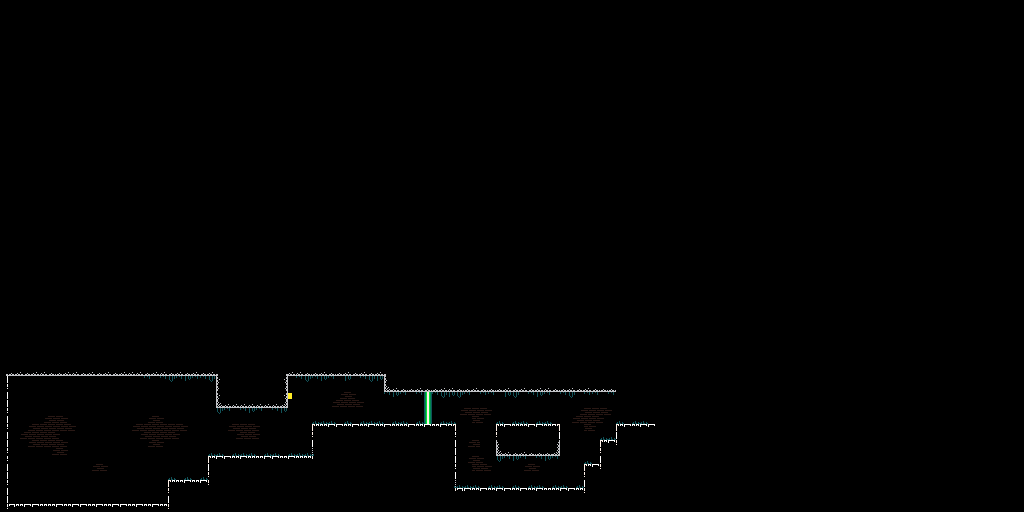

Tiled map render using the project's own tile images. Description and the map definition, with tile-layer contents summarised, below:
An orthogonal 128x64 tile map with 8x8 px tiles, 1 tile layer (Tile Layer 1), 1 hidden layer not drawn, 2 tilesets.

<map version="1.10" tiledversion="1.11.2" orientation="orthogonal" renderorder="right-down" width="128" height="64" tilewidth="8" tileheight="8" infinite="0" nextlayerid="4" nextobjectid="1">
 <tileset firstgid="1" source="alternative.tsx" />
 <tileset firstgid="257" source="spritesheet.tsx" />
 <layer id="1" name="Tile Layer 1" width="128" height="64">
  <data>[8192 cells, 1968 non-empty, 35 distinct tile ids]</data>
 </layer>
 <layer id="3" name="Tile Layer 2" width="128" height="64" visible="0">
  <data>[8192 cells, 73 non-empty, 21 distinct tile ids]</data>
 </layer>
</map>